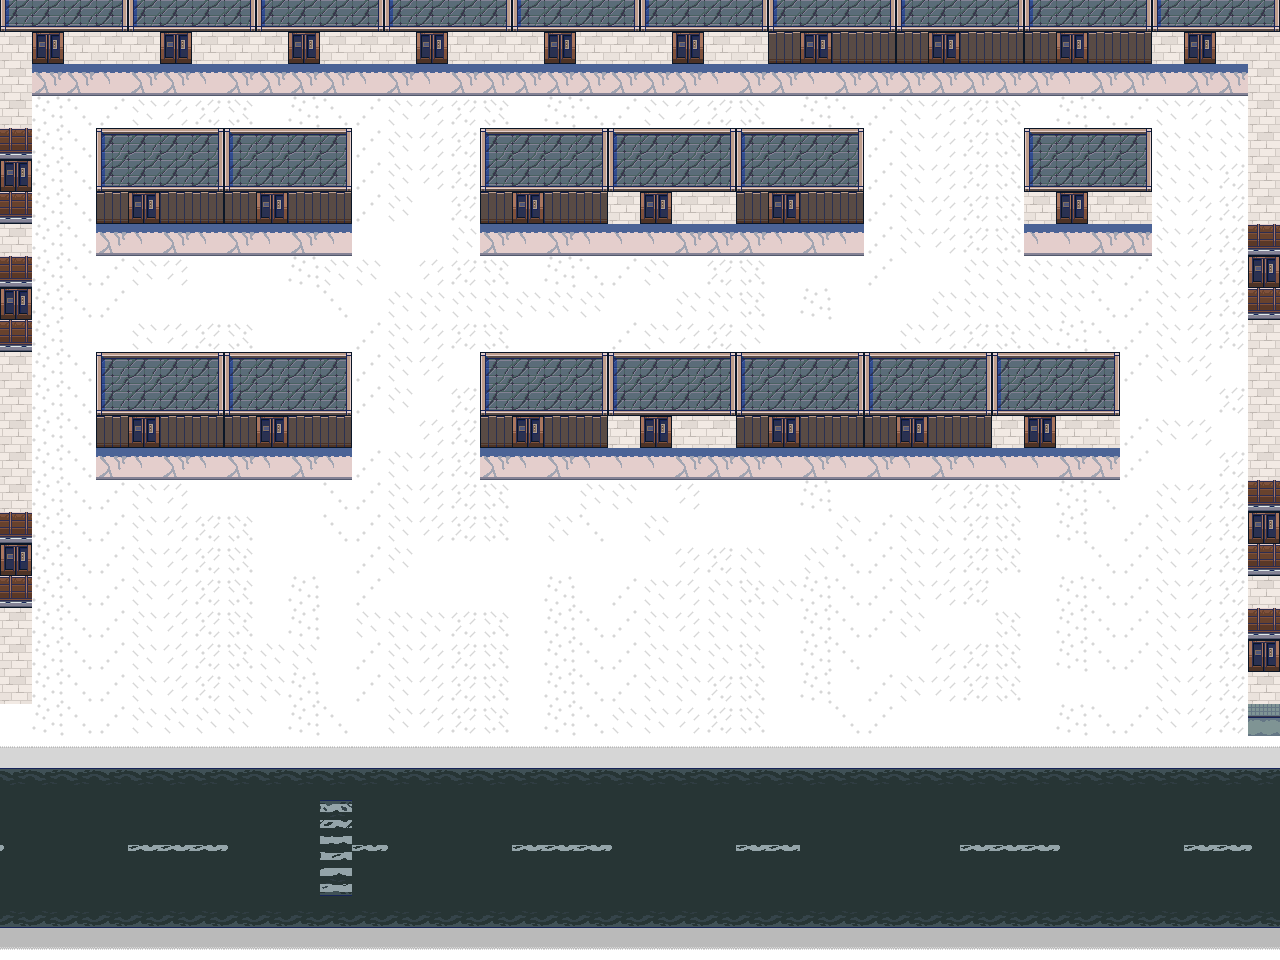

Rendered tile map (Tiled .tmx) drawn with the repository's tilesets; below, a short description and the map source with its tile grids summarised:
An orthogonal 40x30 tile map with 32x32 px tiles, 3 tile layers (Tile Layer 1, Tile Layer 2, Tile Layer 3), 3 tilesets and 12 objects.

<map version="1.10" tiledversion="1.12.0" orientation="orthogonal" renderorder="right-down" width="40" height="30" tilewidth="32" tileheight="32" infinite="0" nextlayerid="7" nextobjectid="13">
 <tileset firstgid="1" source="snow_nature_tileset.tsx" />
 <tileset firstgid="131" source="Tilemap.tsx" />
 <tileset firstgid="1571" source="makeshift_room_door_tiles.tsx" />
 <layer id="1" name="Tile Layer 1" width="40" height="30">
  <data>[1200 cells, 1200 non-empty, 8 distinct tile ids]</data>
 </layer>
 <layer id="2" name="Tile Layer 2" width="40" height="30">
  <data>[1200 cells, 648 non-empty, 28 distinct tile ids]</data>
 </layer>
 <layer id="3" name="Tile Layer 3" width="40" height="30">
  <data>[1200 cells, 0 non-empty, 0 distinct tile ids]</data>
 </layer>
 <objectgroup id="4" name="Interactables" />
 <objectgroup id="5" name="Portals">
  <properties>
   <property name="lockMessage" value="" />
   <property name="locked" type="bool" value="false" />
   <property name="maxScene" type="int" value="0" />
   <property name="minScene" type="int" value="0" />
   <property name="spawnX" type="float" value="0" />
   <property name="spawnY" type="float" value="0" />
   <property name="targetMap" value="" />
  </properties>
  <object id="11" x="1266" y="736" width="20" height="226">
   <properties>
    <property name="lockMessage" value="" />
    <property name="locked" type="bool" value="false" />
    <property name="maxScene" type="int" value="0" />
    <property name="minScene" type="int" value="0" />
    <property name="spawnX" type="float" value="52" />
    <property name="spawnY" type="float" value="710" />
    <property name="targetMap" value="road_one.tmx" />
   </properties>
  </object>
  <object id="12" x="133.333" y="201.333" width="25.3333" height="13.3333">
   <properties>
    <property name="lockMessage" value="" />
    <property name="locked" type="bool" value="false" />
    <property name="maxScene" type="int" value="0" />
    <property name="minScene" type="int" value="0" />
    <property name="spawnX" type="float" value="236" />
    <property name="spawnY" type="float" value="252" />
    <property name="targetMap" value="player_house.tmx" />
   </properties>
  </object>
 </objectgroup>
 <objectgroup id="6" name="Collisions">
  <object id="1" x="2" y="-6" width="1286" height="50" />
  <object id="2" x="-16" y="26" width="38" height="940" />
  <object id="3" x="0" y="960" width="1294" height="30" />
  <object id="4" x="1260" y="6" width="44" height="730" />
  <object id="5" x="1280" y="734" width="20" height="256" />
  <object id="6" x="484" y="350" width="636" height="82" />
  <object id="7" x="482" y="132" width="380" height="80" />
  <object id="8" x="1020" y="128" width="132" height="76" />
  <object id="9" x="102" y="128" width="248" height="74" />
  <object id="10" x="92" y="348" width="256" height="82" />
 </objectgroup>
</map>
